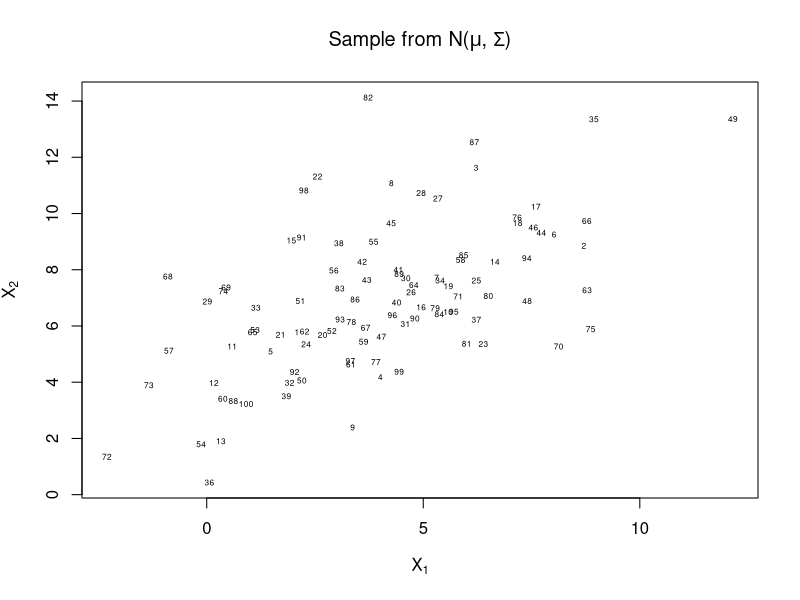
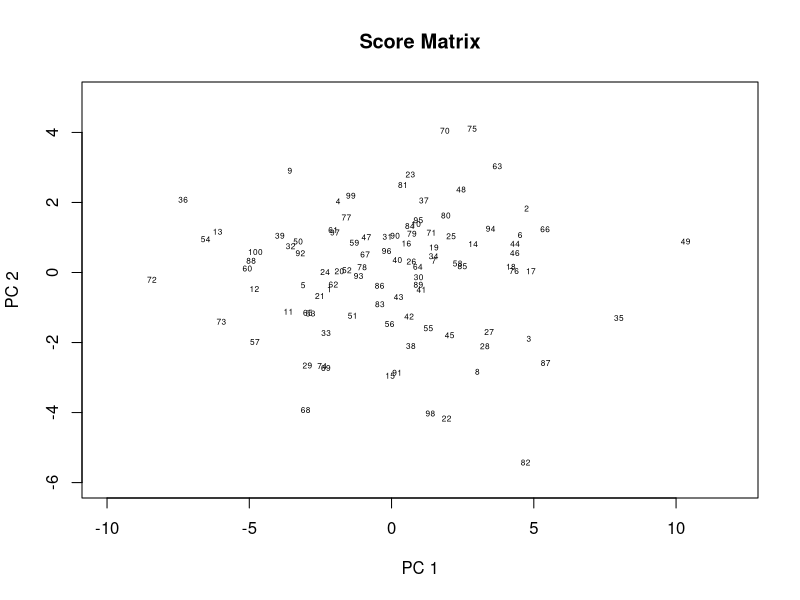
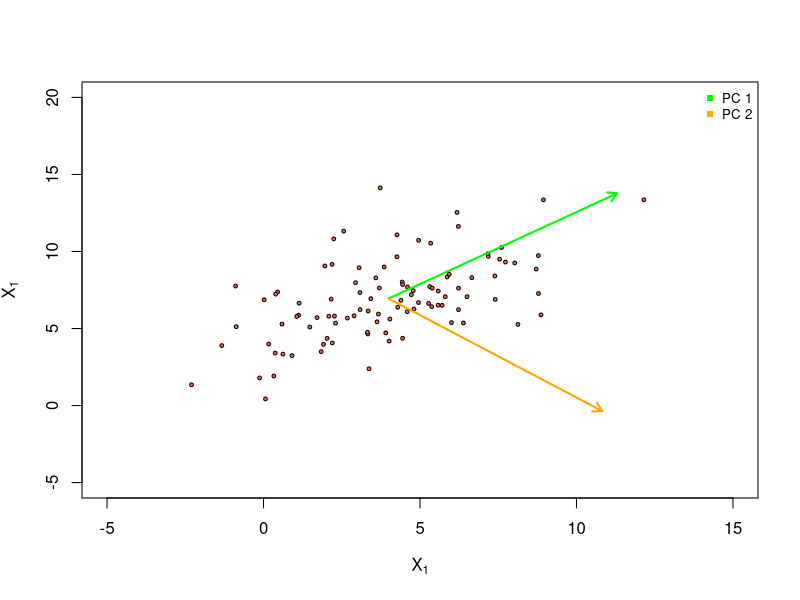

Here is the R script that generated these plots, in order:
setwd("C:/Users/USER/Documents/SCHOOL APPLICATION 2023/AALTO UNIVERSITY/COURSE MATERIALS/PERIOD III/Multivariate Statistical Analysis/Assignment 2")

#(a)

# Simulate 100 observations from the bivariate normal distribution with the following parameters:

mu = c(4, 7)
sigma = matrix(c(10, 6, 6, 8), byrow = TRUE, ncol = 2)

#This library contains the function "rmvnorm" which generates random samples from a multivariate normal distribution.
library(mvtnorm)

#Set the seed for generating the same sequence of random variables for n observations.
set.seed(123)
n = 100

#Use of function 'rmvnorm'
x = rmvnorm(n, mu, sigma)
head(x)
dim(x)
lbs = as.character(1:100)
plot(x, pch = 20, xlab = expression("X"[1]), ylab = expression("X"[2]),
     main = expression(paste("Sample from ", "N(", mu, ", ", Sigma, ")")), type="n")
text(x, labels = lbs, cex = 0.5)


#(b)

#Perform the covariance based PCA transformation to the data set

x_pca = princomp(x, cor = FALSE)
summary(x_pca)


#(c)

#Plot the score matrix
score = x_pca$scores
head(score)
lbss = as.character(1:100)
plot(score, pch = 20, xlab = expression("PC 1"), ylab = expression("PC 2"),
     xlim = c(-10,12), ylim = c(-6,5), main = "Score Matrix", type="n")
text(score, labels = lbss, cex = 0.5)


#(d)

#Compare the plots of a) and c) and describe the differences.

#The data points were rotated and the data was centered by the y-axis.


#(e) 

#Calculate the G and Y matrices without using any existing PCA functions.

n = nrow(x)
eig = eigen((n - 1) / n * cov(x))
G = eig$vectors #eigen vectors
Y = as.matrix(sweep(x, 2, colMeans(x), "-")) %*% G #score matrix


#(f)

#Verify that the estimated scores and the loadings are equal (up to signs) in parts b) and e).

all(abs(round(Y, 2)) == abs(round(score, 2)))


#(g)

#Plot the directions of the first and second principal components to the original data.

center = x_pca$center
load = x_pca$loadings[]
load
arrows_xy = 10 * load + rep(1, 2) %*% t(x_pca$center)

arrows_xy
plot(x, xlim = c(-5, 15), ylim = c(-5, 20), pch = 21, bg = "tomato", cex = 0.5,
     xlab = expression("X"[1]), ylab = expression("X"[1]))

arrows(center[1], center[2], arrows_xy[, 1], arrows_xy[, 2], lwd = 2, col = c("green", "orange"), length = 0.1)

legend("topright", legend = c("PC 1", "PC 2"), col = c("green", "orange"), pch = 15, bty = "n", cex = 0.8)
